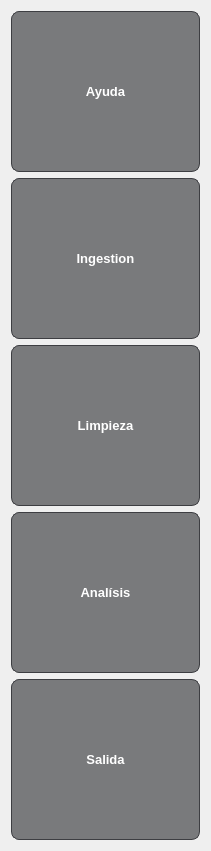
        <widget class="QWidget" name="verticalLayoutWidget_2">
         <property name="geometry">
          <rect>
           <x>10</x>
           <y>149</y>
           <width>211</width>
           <height>851</height>
          </rect>
         </property>
         <layout class="QVBoxLayout" name="verticalLayout_2">
          <item>
           <widget class="QPushButton" name="push_ayuda">
            <property name="sizePolicy">
             <sizepolicy hsizetype="Expanding" vsizetype="Expanding">
              <horstretch>0</horstretch>
              <verstretch>0</verstretch>
             </sizepolicy>
            </property>
            <property name="styleSheet">
             <string notr="true">QPushButton {
    /* Fondo gris carbón traslúcido para dar profundidad sin saturar */
    background-color: rgba(42, 43, 46, 0.6); 
    color: #ffffff;
    
    /* Borde neón sutil que define la forma */
    border: 1px solid #3d3e42;
    border-radius: 8px;
    
    font-size: 13px;
    font-weight: bold;
    text-transform: uppercase;
    padding: 10px 20px;
}

/* Efecto al pasar el mouse (Hover) */
QPushButton:hover {
    /* El fondo se aclara un poco y el borde se enciende */
    background-color: rgba(60, 61, 65, 0.8);
    border: 1px solid #00e5ff; 
    color: #00e5ff;
}

/* Efecto al presionar (Pressed) */
QPushButton:pressed {
    background-color: #0a0b1c; /* Se hunde visualmente volviéndose oscuro */
    border: 1px solid #ffaa00; /* Naranja para indicar ejecución */
    color: #ffaa00;
}

/* Estilo para el botón principal de la etapa (Prominente) */
QPushButton#btn_ejecutar {
    background-color: rgba(0, 229, 255, 0.1); /* Tinte cian muy suave */
    border: 1px solid #00e5ff;
}</string>
            </property>
            <property name="text">
             <string>Ayuda</string>
            </property>
           </widget>
          </item>
          <item>
           <widget class="QPushButton" name="push_ingestion">
            <property name="sizePolicy">
             <sizepolicy hsizetype="Expanding" vsizetype="Expanding">
              <horstretch>0</horstretch>
              <verstretch>0</verstretch>
             </sizepolicy>
            </property>
            <property name="styleSheet">
             <string notr="true">QPushButton {
    /* Fondo gris carbón traslúcido para dar profundidad sin saturar */
    background-color: rgba(42, 43, 46, 0.6); 
    color: #ffffff;
    
    /* Borde neón sutil que define la forma */
    border: 1px solid #3d3e42;
    border-radius: 8px;
    
    font-size: 13px;
    font-weight: bold;
    text-transform: uppercase;
    padding: 10px 20px;
}

/* Efecto al pasar el mouse (Hover) */
QPushButton:hover {
    /* El fondo se aclara un poco y el borde se enciende */
    background-color: rgba(60, 61, 65, 0.8);
    border: 1px solid #00e5ff; 
    color: #00e5ff;
}

/* Efecto al presionar (Pressed) */
QPushButton:pressed {
    background-color: #0a0b1c; /* Se hunde visualmente volviéndose oscuro */
    border: 1px solid #ffaa00; /* Naranja para indicar ejecución */
    color: #ffaa00;
}

/* Estilo para el botón principal de la etapa (Prominente) */
QPushButton#btn_ejecutar {
    background-color: rgba(0, 229, 255, 0.1); /* Tinte cian muy suave */
    border: 1px solid #00e5ff;
}</string>
            </property>
            <property name="text">
             <string>Ingestion</string>
            </property>
           </widget>
          </item>
          <item>
           <widget class="QPushButton" name="push_limpieza">
            <property name="sizePolicy">
             <sizepolicy hsizetype="Expanding" vsizetype="Expanding">
              <horstretch>0</horstretch>
              <verstretch>0</verstretch>
             </sizepolicy>
            </property>
            <property name="styleSheet">
             <string notr="true">QPushButton {
    /* Fondo gris carbón traslúcido para dar profundidad sin saturar */
    background-color: rgba(42, 43, 46, 0.6); 
    color: #ffffff;
    
    /* Borde neón sutil que define la forma */
    border: 1px solid #3d3e42;
    border-radius: 8px;
    
    font-size: 13px;
    font-weight: bold;
    text-transform: uppercase;
    padding: 10px 20px;
}

/* Efecto al pasar el mouse (Hover) */
QPushButton:hover {
    /* El fondo se aclara un poco y el borde se enciende */
    background-color: rgba(60, 61, 65, 0.8);
    border: 1px solid #00e5ff; 
    color: #00e5ff;
}

/* Efecto al presionar (Pressed) */
QPushButton:pressed {
    background-color: #0a0b1c; /* Se hunde visualmente volviéndose oscuro */
    border: 1px solid #ffaa00; /* Naranja para indicar ejecución */
    color: #ffaa00;
}

/* Estilo para el botón principal de la etapa (Prominente) */
QPushButton#btn_ejecutar {
    background-color: rgba(0, 229, 255, 0.1); /* Tinte cian muy suave */
    border: 1px solid #00e5ff;
}</string>
            </property>
            <property name="text">
             <string>Limpieza</string>
            </property>
           </widget>
          </item>
          <item>
           <widget class="QPushButton" name="push_analisis">
            <property name="sizePolicy">
             <sizepolicy hsizetype="Expanding" vsizetype="Expanding">
              <horstretch>0</horstretch>
              <verstretch>0</verstretch>
             </sizepolicy>
            </property>
            <property name="styleSheet">
             <string notr="true">QPushButton {
    /* Fondo gris carbón traslúcido para dar profundidad sin saturar */
    background-color: rgba(42, 43, 46, 0.6); 
    color: #ffffff;
    
    /* Borde neón sutil que define la forma */
    border: 1px solid #3d3e42;
    border-radius: 8px;
    
    font-size: 13px;
    font-weight: bold;
    text-transform: uppercase;
    padding: 10px 20px;
}

/* Efecto al pasar el mouse (Hover) */
QPushButton:hover {
    /* El fondo se aclara un poco y el borde se enciende */
    background-color: rgba(60, 61, 65, 0.8);
    border: 1px solid #00e5ff; 
    color: #00e5ff;
}

/* Efecto al presionar (Pressed) */
QPushButton:pressed {
    background-color: #0a0b1c; /* Se hunde visualmente volviéndose oscuro */
    border: 1px solid #ffaa00; /* Naranja para indicar ejecución */
    color: #ffaa00;
}

/* Estilo para el botón principal de la etapa (Prominente) */
QPushButton#btn_ejecutar {
    background-color: rgba(0, 229, 255, 0.1); /* Tinte cian muy suave */
    border: 1px solid #00e5ff;
}</string>
            </property>
            <property name="text">
             <string>Analísis</string>
            </property>
           </widget>
          </item>
          <item>
           <widget class="QPushButton" name="push_salida">
            <property name="sizePolicy">
             <sizepolicy hsizetype="Expanding" vsizetype="Expanding">
              <horstretch>0</horstretch>
              <verstretch>0</verstretch>
             </sizepolicy>
            </property>
            <property name="styleSheet">
             <string notr="true">QPushButton {
    /* Fondo gris carbón traslúcido para dar profundidad sin saturar */
    background-color: rgba(42, 43, 46, 0.6); 
    color: #ffffff;
    
    /* Borde neón sutil que define la forma */
    border: 1px solid #3d3e42;
    border-radius: 8px;
    
    font-size: 13px;
    font-weight: bold;
    text-transform: uppercase;
    padding: 10px 20px;
}

/* Efecto al pasar el mouse (Hover) */
QPushButton:hover {
    /* El fondo se aclara un poco y el borde se enciende */
    background-color: rgba(60, 61, 65, 0.8);
    border: 1px solid #00e5ff; 
    color: #00e5ff;
}

/* Efecto al presionar (Pressed) */
QPushButton:pressed {
    background-color: #0a0b1c; /* Se hunde visualmente volviéndose oscuro */
    border: 1px solid #ffaa00; /* Naranja para indicar ejecución */
    color: #ffaa00;
}

/* Estilo para el botón principal de la etapa (Prominente) */
QPushButton#btn_ejecutar {
    background-color: rgba(0, 229, 255, 0.1); /* Tinte cian muy suave */
    border: 1px solid #00e5ff;
}</string>
            </property>
            <property name="text">
             <string>Salida</string>
            </property>
           </widget>
          </item>
         </layout>
        </widget>
